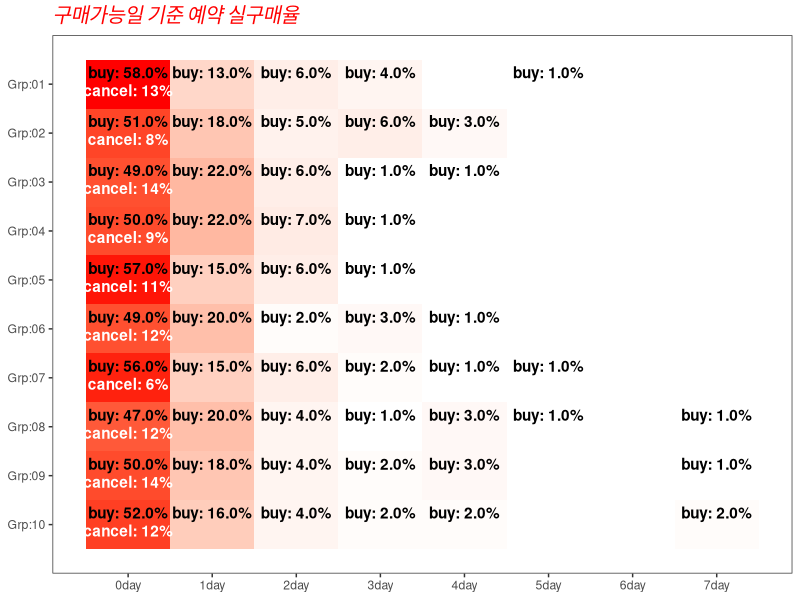

The R script that drew this image:
library(dplyr)
library(ggplot2)
library(scales)
library(stringr)

rm(list=ls())

set.seed(171215)

user.count <- 950

user_reservation <- 
  data.frame(
    idx = 1:user.count,
    user.id = paste('u_', str_pad(1:user.count, 3, pad='0'), sep=''),
    cancel = ifelse(runif(user.count, 0, 1) > .9, 'Y', 'N')) %>%
  mutate(idx.group = floor((idx-1)/100)+1)

first.open <- as.Date('2017-12-13')

purchase_open_date <-
  data.frame(
    idx.group = 1:10,
    open.date = first.open + sort(sample(0:20,10,replace=TRUE)))

purchase <-
  user_reservation %>%
  inner_join(purchase_open_date, by='idx.group') %>%
  mutate(
    buy.date = open.date + floor(rexp(user.count, 1)),
    buy.date = ifelse(cancel == 'Y', NA, buy.date),
    buy.date = ifelse(runif(user.count, 0, 1) > .9, NA, buy.date),
    buy.date = as.Date(buy.date, origin='1970-01-01'),
    day.gap = as.numeric(difftime(buy.date, open.date, units='days')))

# =================================

group_count <-
  user_reservation %>% 
  group_by(idx.group) %>%
  summarise(
    total.count = n(),
    cancel.count = sum(ifelse(cancel == 'Y',1,0)))

group_gap_count <-
  purchase %>%
  group_by(idx.group, day.gap) %>%
  summarise(
    buy.count = sum(ifelse(!is.na(buy.date),1,0))) %>%
  filter(!is.na(day.gap))

plot.data <-
  group_count %>%
  inner_join(group_gap_count, by='idx.group') %>%
  mutate(
    buy.ratio = buy.count/total.count,
    cancel.ratio = cancel.count/total.count)

na.omit.unique <- function(x) x[!is.na(x)] %>% unique

y.breaks <- user_reservation$idx.group %>% na.omit.unique %>% max %>% 1:.
x.breaks <- purchase$day.gap %>% na.omit.unique %>% max %>% 0:.

y.label.func <- function(x) paste('Grp', str_pad(x, 2, pad='0'), sep=':')
x.label.func <- function(x) paste(x, 'day', sep='')

plot.data %>%
  ggplot(aes(x=day.gap, y=idx.group, fill=buy.ratio)) +
  geom_tile() +
  geom_text( # buy rate display
    aes(label=
          paste('buy:', percent(buy.ratio))), 
    colour='black', fontface='bold', vjust=-.5) +
  geom_text(
    aes(label=
          case_when( # cancel rate display 
            day.gap == 0 ~ paste('cancel:', percent(cancel.ratio)), 
            TRUE ~ '')), 
    colour='white', fontface='bold', vjust=1) +
  scale_fill_gradient(high='red', low='white') + # from white to red
  scale_y_reverse(breaks=y.breaks, labels=y.label.func) + # reverse y axis order
  scale_x_continuous(breaks=x.breaks, labels=x.label.func) + # discretize x axis by breaks
  theme_bw() +
  theme(
    title = element_text(face='italic', colour='red', size=12),
    axis.title = element_blank(),
    panel.grid = element_blank(),
    legend.position = 'none') +
  labs(title='구매가능일 기준 예약 실구매율')
